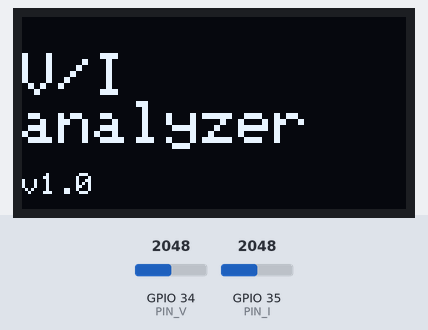
This sketch was run on a simulated ESP32. Parts: 128×64 one-colour display. The test bench sets the inputs (shaded band); at power-on: GPIO 34 (PIN_V) = 2048, GPIO 35 (PIN_I) = 2048 (analog values on the 0–4095 scale).

Above: at 0.1 s.
At 3.7 s:
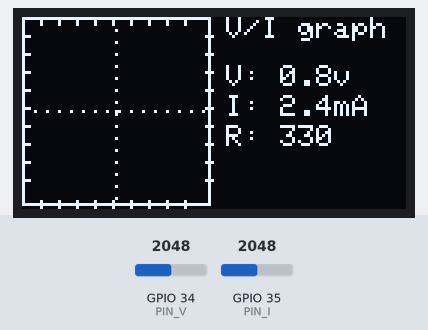
3.8 s: GPIO 34 (PIN_V) set to 2173
5.4 s: GPIO 35 (PIN_I) set to 2866
6.9 s: GPIO 34 (PIN_V) set to 2047
8.5 s: GPIO 35 (PIN_I) set to 3603
10.0 s: GPIO 35 (PIN_I) set to 4095
Timing chart, 0 to 12.6 s (numbered marks = the images above; inputs shaded):
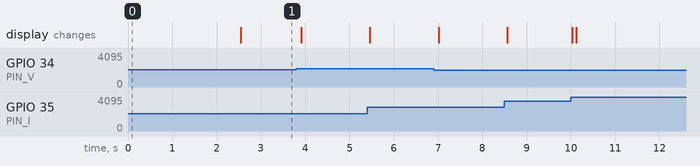

The sketch:

vi_analyzer_ESP32.ino
```cpp
// (licence header left out)
#include <Wire.h>
#include <Adafruit_GFX.h>
#include <Adafruit_SSD1306.h>

#define SCREEN_WIDTH   128
#define SCREEN_HEIGHT   64
#define OLED_RESET      -1
#define OLED_ADDR     0x3C

Adafruit_SSD1306 display(SCREEN_WIDTH, SCREEN_HEIGHT, &Wire, OLED_RESET);

const int PIN_V = 34;
const int PIN_I = 35;

// Logical display scale: -4V ... +4V
// Physical input range is approximately -3.3V ... +3.3V after conditioning.
const float V_FULL_SCALE = 4.0;

// Series resistor used for current measurement
const float R_SHUNT = 330.0;

const int GRID_X = 0;
const int GRID_Y = 0;
const int GRID_SIZE = 63;
const int DIVS = 10;
const int TICK = 2;

const int CX = GRID_X + GRID_SIZE / 2;
const int CY = GRID_Y + GRID_SIZE / 2;

const int TEXT_X = 68;

const int N = 96;

int xPoints[N];
int yPoints[N];

int zeroV = 2048;
int zeroI = 2048;

void setup() {
  Serial.begin(115200);

  analogReadResolution(12);
  analogSetAttenuation(ADC_11db);

  Wire.begin(21, 22);

  if (!display.begin(SSD1306_SWITCHCAPVCC, OLED_ADDR)) {
    while (true);
  }

  showSplash();
  calibrateZero();
}

void loop() {
  captureSamples();

  display.clearDisplay();

  drawGrid();
  drawAxesDots();
  drawCurve();
  drawInfo();

  display.display();

  delay(50);
}

void showSplash() {
  display.clearDisplay();

  display.setTextColor(SSD1306_WHITE);
  display.setTextSize(2);

  display.setCursor(0, 12);
  display.println("V/I");
  display.println("analyzer");

  display.setTextSize(1);
  display.setCursor(0, 52);
  display.println("v1.0");

  display.display();

  delay(2000);
}

void calibrateZero() {
  long sumV = 0;
  long sumI = 0;

  const int samples = 200;

  for (int n = 0; n < samples; n++) {
    sumV += analogRead(PIN_V);
    sumI += analogRead(PIN_I);
    delay(2);
  }

  zeroV = sumV / samples;
  zeroI = sumI / samples;
}

void captureSamples() {
  for (int n = 0; n < N; n++) {
    int adcV = analogRead(PIN_V);
    int adcI = analogRead(PIN_I);

    xPoints[n] = mapCenteredX(adcV, zeroV);
    yPoints[n] = mapCenteredYInverted(adcI, zeroI);
  }
}

int mapCenteredX(int adc, int zero) {
  int delta = adc - zero;

  // ADC physical span after conditioning:
  // 0..4095 represents approximately -3.3V..+3.3V.
  // We still display the graph with a logical scale of -4V..+4V.
  int x = CX + map(delta, -2048, 2047, -GRID_SIZE / 2, GRID_SIZE / 2);

  return constrain(x, GRID_X, GRID_X + GRID_SIZE);
}

int mapCenteredYInverted(int adc, int zero) {
  int delta = adc - zero;

  // Current channel intentionally inverted.
  int y = CY + map(delta, -2048, 2047, -GRID_SIZE / 2, GRID_SIZE / 2);

  return constrain(y, GRID_Y, GRID_Y + GRID_SIZE);
}

void drawGrid() {
  display.drawRect(GRID_X, GRID_Y, GRID_SIZE, GRID_SIZE, SSD1306_WHITE);

  int step = GRID_SIZE / DIVS;

  for (int i = 1; i < DIVS; i++) {
    int x = GRID_X + i * step;
    int y = GRID_Y + i * step;

    display.drawLine(x, GRID_Y, x, GRID_Y + TICK, SSD1306_WHITE);
    display.drawLine(x, GRID_Y + GRID_SIZE, x, GRID_Y + GRID_SIZE - TICK, SSD1306_WHITE);

    display.drawLine(GRID_X, y, GRID_X + TICK, y, SSD1306_WHITE);
    display.drawLine(GRID_X + GRID_SIZE, y, GRID_X + GRID_SIZE - TICK, y, SSD1306_WHITE);
  }
}

void drawAxesDots() {
  for (int x = GRID_X; x <= GRID_X + GRID_SIZE; x += 4) {
    display.drawPixel(x, CY, SSD1306_WHITE);
  }

  for (int y = GRID_Y; y <= GRID_Y + GRID_SIZE; y += 4) {
    display.drawPixel(CX, y, SSD1306_WHITE);
  }
}

void drawCurve() {
  for (int n = 1; n < N; n++) {
    display.drawLine(
      xPoints[n - 1],
      yPoints[n - 1],
      xPoints[n],
      yPoints[n],
      SSD1306_WHITE
    );
  }
}

void drawInfo() {
  float voltsPerDiv = (2.0 * V_FULL_SCALE) / DIVS;
  float mAperDiv = (voltsPerDiv / R_SHUNT) * 1000.0;

  display.setTextColor(SSD1306_WHITE);
  display.setTextSize(1);

  display.setCursor(TEXT_X, 0);
  display.println("V/I graph");

  display.setCursor(TEXT_X, 16);
  display.print("V: ");
  display.print(voltsPerDiv, 1);
  display.println("v");

  display.setCursor(TEXT_X, 26);
  display.print("I: ");
  display.print(mAperDiv, 1);
  display.println("mA");

  display.setCursor(TEXT_X, 36);
  display.print("R: ");
  display.print((int)R_SHUNT);
}
```
